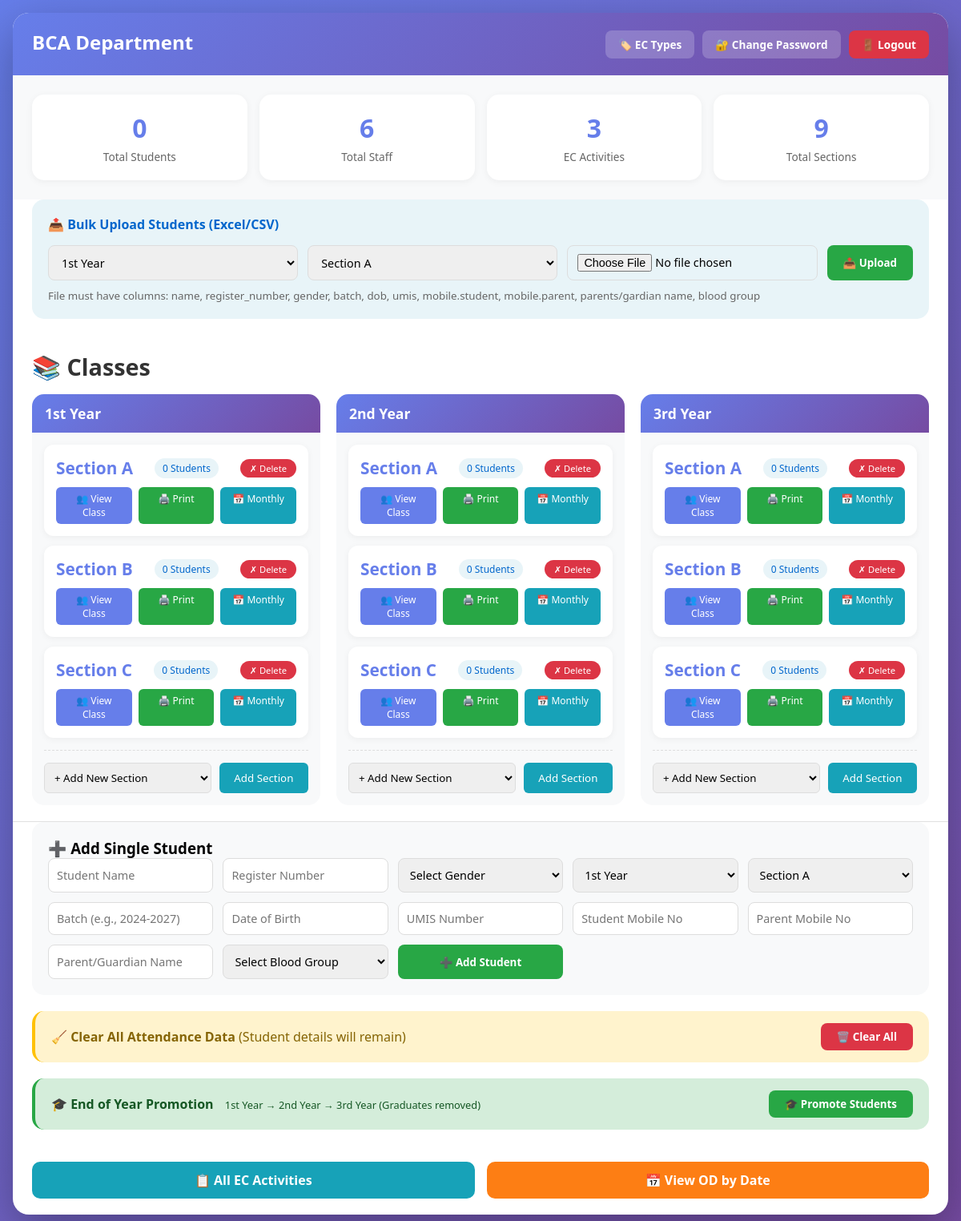
Screenshot of /admin_dashboard (signed in) with the database file from the repository.
### app.py (models this page shows)
class Department(db.Model):
    __tablename__ = 'departments'
    id = db.Column(db.Integer, primary_key=True, autoincrement=True)
    name = db.Column(db.String(100), unique=True, nullable=False)
    description = db.Column(db.String(200))
    created_at = db.Column(db.DateTime, default=datetime.now)
    students = db.relationship('Student', backref='department', lazy=True)
    staff_assignments = db.relationship('StaffDepartment', backref='dept', lazy=True, cascade='all, delete-orphan')
    activity_types = db.relationship('ActivityType', backref='dept', lazy=True, cascade='all, delete-orphan')
    sections = db.relationship('ClassSection', backref='dept', lazy=True, cascade='all, delete-orphan')

class ClassSection(db.Model):
    __tablename__ = 'class_sections'
    id = db.Column(db.Integer, primary_key=True, autoincrement=True)
    year = db.Column(db.String(20), nullable=False)
    section = db.Column(db.String(1), nullable=False)
    department_id = db.Column(db.Integer, db.ForeignKey('departments.id'), nullable=False)
    created_at = db.Column(db.DateTime, default=datetime.now)
    __table_args__ = (db.UniqueConstraint('year', 'section', 'department_id', name='unique_section_per_dept'),)

### app.py (the view)
@app.route('/admin_dashboard')
def admin_dashboard():
    dept_id_param = request.args.get('dept_id')
    if dept_id_param:
        department_id = int(dept_id_param)
        session['department_id'] = department_id
        session['role'] = 'dept_admin_viewer'
        session['staff_id'] = None
        session['staff_name'] = None
    else:
        role = session.get('role')
        department_id = session.get('department_id')
        if role not in ['dept_admin', 'dept_admin_viewer']:
            return redirect(url_for('index'))
        if not department_id:
            return redirect(url_for('index'))
    department = db.session.get(Department, session['department_id'])
    if not department:
        session.clear()
        return redirect(url_for('index'))
    total_students = Student.query.filter_by(department_id=session['department_id']).count()
    total_staff = StaffDepartment.query.filter_by(department_id=session['department_id']).count()
    total_activity_types = ActivityType.query.filter_by(department_id=session['department_id']).count()
    total_sections = ClassSection.query.filter_by(department_id=session['department_id']).count()
    students = Student.query.filter_by(
        department_id=session['department_id']
    ).order_by(
        Student.gender.desc(),
        Student.name.asc()
    ).all()
    staff_assignments = StaffDepartment.query.filter_by(department_id=session['department_id']).all()
    staff_ids = [sa.staff_id for sa in staff_assignments]
    staff = Staff.query.filter(Staff.id.in_(staff_ids)).all() if staff_ids else []
    sections_by_year = {}
    for year in ['1st Year', '2nd Year', '3rd Year']:
        sections_by_year[year] = ClassSection.query.filter_by(
            department_id=session['department_id'],
            year=year
        ).order_by(ClassSection.section).all()
    all_sections = ClassSection.query.filter_by(department_id=session['department_id']).order_by(ClassSection.year, ClassSection.section).all()
    available_sections = {}
    for year in ['1st Year', '2nd Year', '3rd Year']:
        existing = [s.section for s in ClassSection.query.filter_by(department_id=session['department_id'], year=year).all()]
        available_sections[year] = [chr(i) for i in range(ord('A'), ord('Z') + 1) if chr(i) not in existing]
    return render_template('admin_dashboard.html',
                         students=students,
                         staff=staff,
                         total_students=total_students,
                         total_staff=total_staff,
                         total_activity_types=total_activity_types,
                         total_sections=total_sections,
                         sections_by_year=sections_by_year,
                         all_sections=all_sections,
                         available_sections=available_sections,
                         department=department)

### app.py (called while the page is built)
@app.context_processor
def inject_datetime():
    return {'datetime': datetime}

### templates/admin_dashboard.html (shortened to what this page needs)
<!DOCTYPE html>
<html lang="en">
<head>
</head>
<body>
    <div class="container">
        <div class="header">
            <div>
                <h1>{{ department.name }} Department</h1>
            </div>
            <div class="header-buttons">
                <a href="{{ url_for('ec_types') }}" class="header-btn">🏷️ EC Types</a>
                <a href="{{ url_for('change_password') }}" class="header-btn">🔐 Change Password</a>
                <a href="{{ url_for('logout') }}" class="header-btn logout-btn">🚪 Logout</a>
            </div>
        </div>
        <div class="stats-container">
            <div class="stat-card">
                <h3>{{ total_students }}</h3>
                <p>Total Students</p>
            </div>
            <div class="stat-card">
                <h3>{{ total_staff }}</h3>
                <p>Total Staff</p>
            </div>
            <div class="stat-card">
                <h3>{{ total_activity_types }}</h3>
                <p>EC Activities</p>
            </div>
            <div class="stat-card">
                <h3>{{ total_sections }}</h3>
                <p>Total Sections</p>
            </div>
        </div>
        <div class="upload-section">
            <h3>📤 Bulk Upload Students (Excel/CSV)</h3>
            <form action="{{ url_for('upload_students') }}" method="POST" enctype="multipart/form-data" class="upload-form">
                <select name="year" required>
                    <option value="1st Year">1st Year</option>
                </select>
                <select name="section" required>
                    {% for section in all_sections %}
                    <option value="{{ section.section }}">Section {{ section.section }}</option>
                    {% endfor %}
                </select>
                <input type="file" name="file" accept=".xlsx,.xls,.csv" required>
                <button type="submit">📤 Upload</button>
            </form>
            <small style="color: #666; display: block; margin-top: 10px;">File must have columns: name, register_number, gender, batch, dob, umis, mobile.student, mobile.parent, parents/gardian name, blood group</small>
        </div>
        <div class="section">
            <div class="section-title">
                <h2>📚 Classes</h2>
            </div>
            <div class="years-grid">
                {% for year in ['1st Year', '2nd Year', '3rd Year'] %}
                <div class="year-card">
                    <div class="year-header">{{ year }}</div>
                    <div class="sections-container">
                        {% set year_sections = sections_by_year.get(year, []) %}
                        {% if year_sections %}
                            {% for section in year_sections %}
                            <div class="section-box" id="section-{{ year }}-{{ section.section }}">
                                <div class="section-header">
                                    <span class="section-letter">Section {{ section.section }}</span>
                                    <span class="student-count">
                                        {% set count = students|selectattr('year', 'equalto', year)|selectattr('section', 'equalto', section.section)|list|length %}
                                        {{ count }} Students
                                    </span>
                                    <button class="delete-section-btn" onclick="deleteSection('{{ section.id }}', '{{ year }}', '{{ section.section }}')">✗ Delete</button>
                                </div>
                                <div class="section-buttons">
                                    <a href="{{ url_for('view_class', year=year, section=section.section) }}" class="section-btn btn-view">👥 View Class</a>
                                    <a href="{{ url_for('print_attendance', year=year, section=section.section) }}" class="section-btn btn-print">🖨️ Print</a>
                                    <a href="{{ url_for('monthly_attendance', year=year, section=section.section) }}" class="section-btn btn-monthly">📅 Monthly</a>
                                </div>
                            </div>
                            {% endfor %}
                        {% else %}
                            <div style="text-align: center; padding: 20px; color: #999;">No sections added</div>
                        {% endif %}
                        <div class="add-section-form">
                            <select id="new_section_{{ year }}">
                                <option value="">+ Add New Section</option>
                            </select>
                            <button onclick="addSection('{{ year }}')">Add Section</button>
                        </div>
                    </div>
                </div>
                {% endfor %}
            </div>
        </div>
        <div class="add-student-section">
            <h3>➕ Add Single Student</h3>
            <form action="{{ url_for('add_student') }}" method="POST" class="add-student-form">
                <input type="text" name="name" placeholder="Student Name" required>
                <input type="text" name="register_number" placeholder="Register Number" required>
                <select name="gender" required>
                    <option value="">Select Gender</option>
                </select>
                <select name="year" required>
                    <option value="1st Year">1st Year</option>
                </select>
                <select name="section" required>
                    {% for section in all_sections %}
                    <option value="{{ section.section }}">Section {{ section.section }}</option>
                    {% endfor %}
                </select>
                <input type="text" name="batch" placeholder="Batch (e.g., 2024-2027)" required>
                <input type="text" name="dob" placeholder="Date of Birth ">
                <input type="text" name="umis" placeholder="UMIS Number">
                <input type="tel" name="mobile_student" placeholder="Student Mobile No">
                <input type="tel" name="mobile_parent" placeholder="Parent Mobile No">
                <input type="text" name="parent_guardian_name" placeholder="Parent/Guardian Name">
                <select name="blood_group">
                    <option value="">Select Blood Group</option>
                </select>
                <button type="submit">➕ Add Student</button>
            </form>
        </div>
        <div class="cleanup-section">
            <span style="color: #856404;">🧹 <strong>Clear All Attendance Data</strong> (Student details will remain)</span>
            <button onclick="clearAllAttendance()" class="cleanup-btn">🗑️ Clear All</button>
        </div>
        <div class="promotion-section">
            <div>
                <span style="color: #155724;">🎓 <strong>End of Year Promotion</strong></span>
                <span style="color: #155724; font-size: 0.8em; margin-left: 10px;">1st Year → 2nd Year → 3rd Year (Graduates removed)</span>
            </div>
            <button onclick="promoteStudents()" class="promotion-btn">🎓 Promote Students</button>
        </div>
        <div class="report-buttons">
            <a href="{{ url_for('all_ec_activities') }}" class="report-btn report-btn-ec">📋 All EC Activities</a>
            <a href="{{ url_for('od_by_date') }}" class="report-btn report-btn-od">📅 View OD by Date</a>
        </div>
    </div>
</body>
</html>

### rows the page displays
Department: name "BCA"
ClassSection: section "A", count "0"
ClassSection: section "B", count "0"
ClassSection: section "C", count "0"
ClassSection: section "A", count "0"
ClassSection: section "B", count "0"
ClassSection: section "C", count "0"
ClassSection: section "A", count "0"
ClassSection: section "B", count "0"
ClassSection: section "C", count "0"

### other values shown
{{ total_students }} "0"
{{ total_staff }} "6"
{{ total_activity_types }} "3"
{{ total_sections }} "9"
{{ year }} "1st Year" "2nd Year" "3rd Year"
